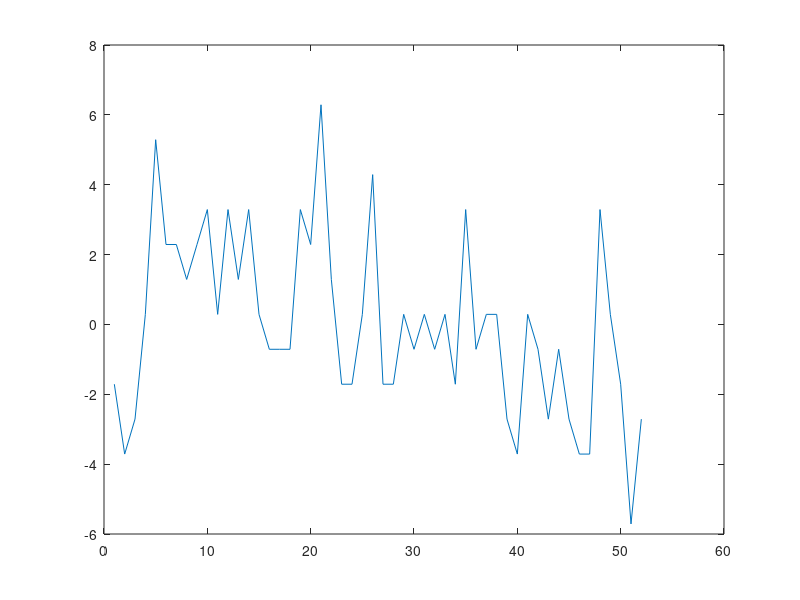

Source code (MATLAB): (Note: this script raises an error after producing the figure.)
y=[
147
145
146
149
154
151
151
150
151
152
149
152
150
152
149
148
148
148
152
151
155
150
147
147
149
153
147
147
149
148
149
148
149
147
152
148
149
149
146
145
149
148
146
148
146
145
145
152
149
147
143
146
];
t=length(y)
x=linspace(1,t,t);
plot(x,y-mean(y))

t_tot=13360-29;
t_ind=t_tot/10000/1000;
f_i=1/t_ind
wavwrite(y-mean(y),3500,'record.wav')